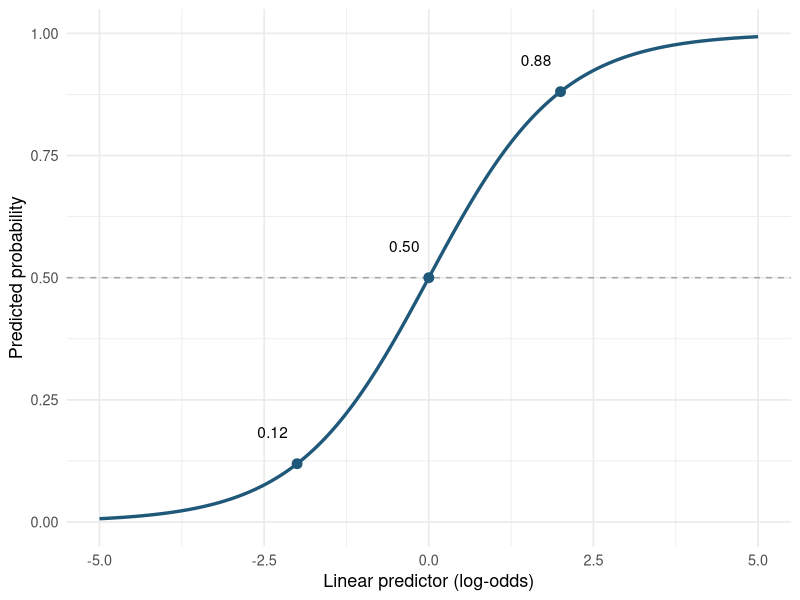
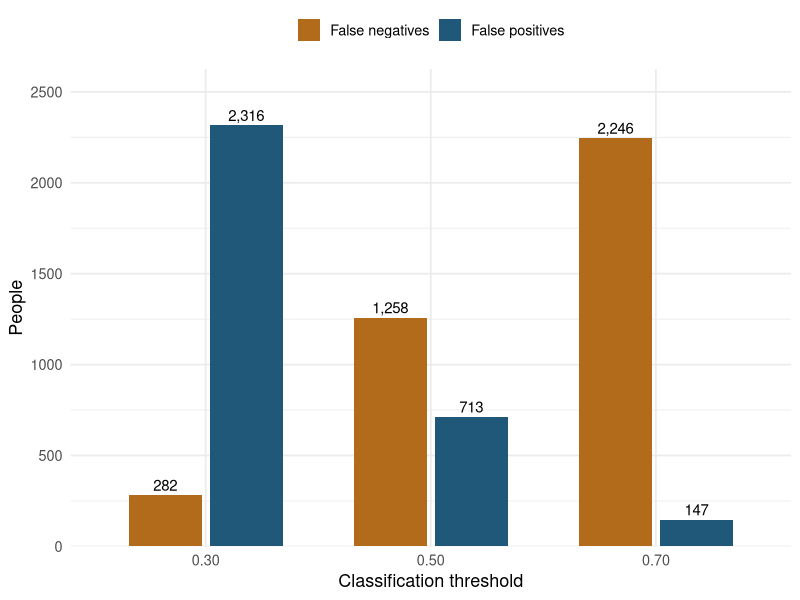

These charts were generated, in order, by the following R code:
## ---- chunk 1
#| label: fig-logit
#| echo: false
#| fig-width: 6.6
#| fig-height: 3.5
#| fig-alt: "Log-odds of minus two, zero, and two correspond to probabilities near 0.12, 0.50, and 0.88."
#| fig-cap: "The inverse-logit function. At zero log-odds, the event and non-event are equally likely. This is the mathematical link, not an empirical rearrest curve."
library(ggplot2)
curve_data <- data.frame(eta = seq(-5, 5, length.out = 201))
pts <- data.frame(eta = c(-2, 0, 2))
ggplot(curve_data, aes(eta, plogis(eta))) +
  geom_hline(yintercept = .5, color = "grey65", linetype = 2) +
  geom_line(color = "#205879", linewidth = 1.15) +
  geom_point(data = pts, size = 3, color = "#205879") +
  geom_text(data = pts, aes(label = sprintf("%.2f", plogis(eta))),
            nudge_x = -.37, nudge_y = .065, size = 3.9) +
  scale_y_continuous(limits = c(0, 1), breaks = seq(0, 1, .25)) +
  labs(x = "Linear predictor (log-odds)", y = "Predicted probability") +
  theme_minimal(base_size = 13)
## ---- chunk 2
#| label: fig-threshold
#| echo: false
#| fig-width: 6.6
#| fig-height: 3.6
#| fig-alt: "False positives fall from 2,316 to 147 and false negatives rise from 282 to 2,246 as the threshold rises."
#| fig-cap: "Broward fitted sample: the same probabilities, classified at three cutoffs. Counts are people, not percentages."
err <- data.frame(cut = rep(c("0.30", "0.50", "0.70"), each = 2),
                  error = rep(c("False positives", "False negatives"), 3),
                  people = c(2316,282,713,1258,147,2246))
ggplot(err, aes(cut, people, fill = error)) +
  geom_col(position = position_dodge(.72), width = .65) +
  geom_text(aes(label = format(people, big.mark = ",", trim = TRUE)),
            position = position_dodge(.72), vjust = -.4, size = 3.8) +
  scale_fill_manual(values = c("False positives"="#205879", "False negatives"="#B16B1B")) +
  scale_y_continuous(limits = c(0, 2600), expand = expansion(mult = c(0, .01))) +
  labs(x = "Classification threshold", y = "People", fill = NULL) +
  theme_minimal(base_size = 13) + theme(legend.position = "top")
## ---- chunk 3
#| label: week10-metrics
tp <- 1551; fp <- 713; fn <- 1258; tn <- 2650
round(c(sensitivity = tp/(tp+fn), specificity = tn/(tn+fp),
        precision = tp/(tp+fp), accuracy = (tp+tn)/(tp+fp+fn+tn)), 3)
# In a binomial GLM, adding one coefficient to the log-odds translates back as:
round(plogis(qlogis(c(0.488, 0.218)) + 0.160), 3)
